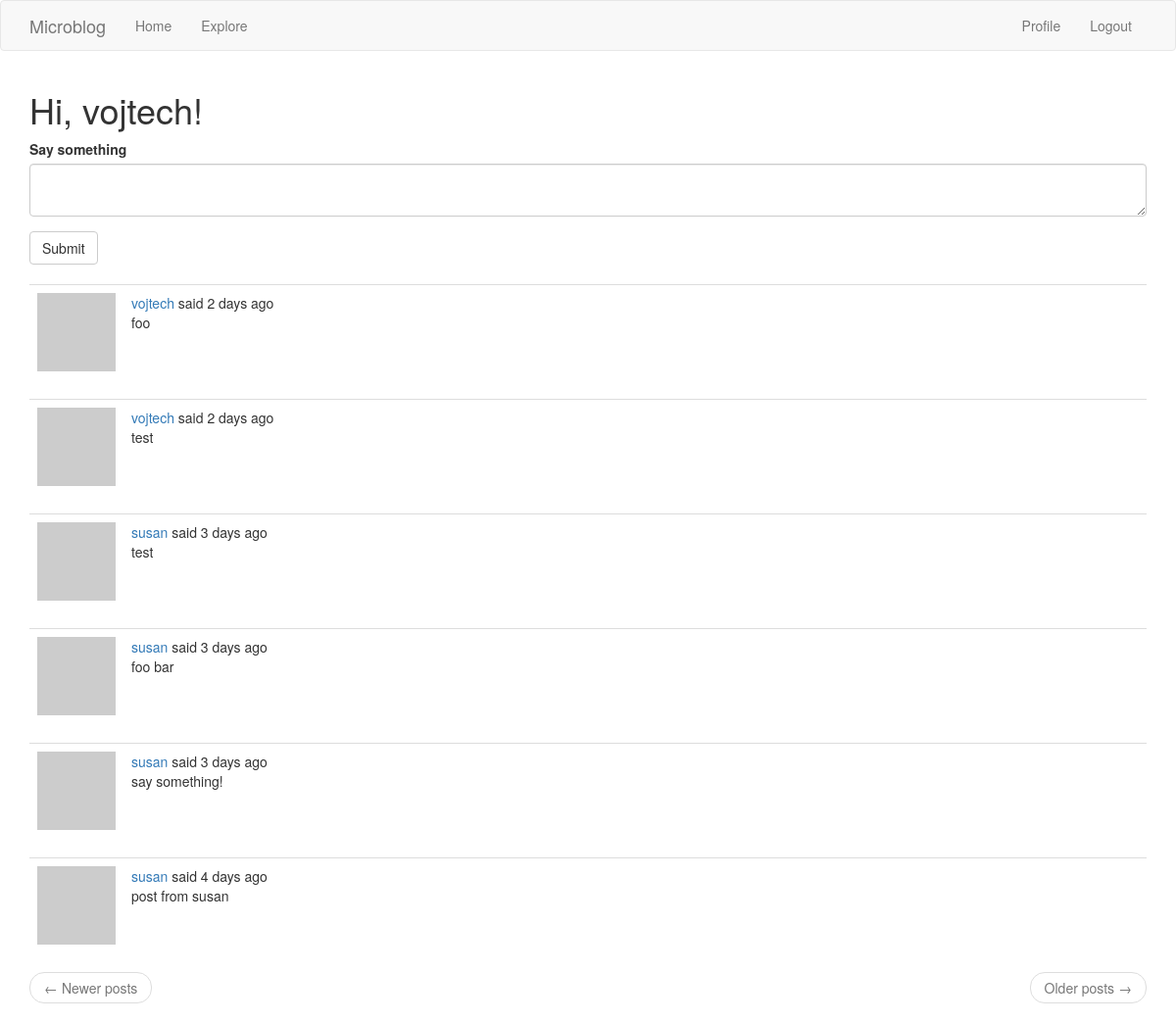
Before: /index (signed in) with the older database file.
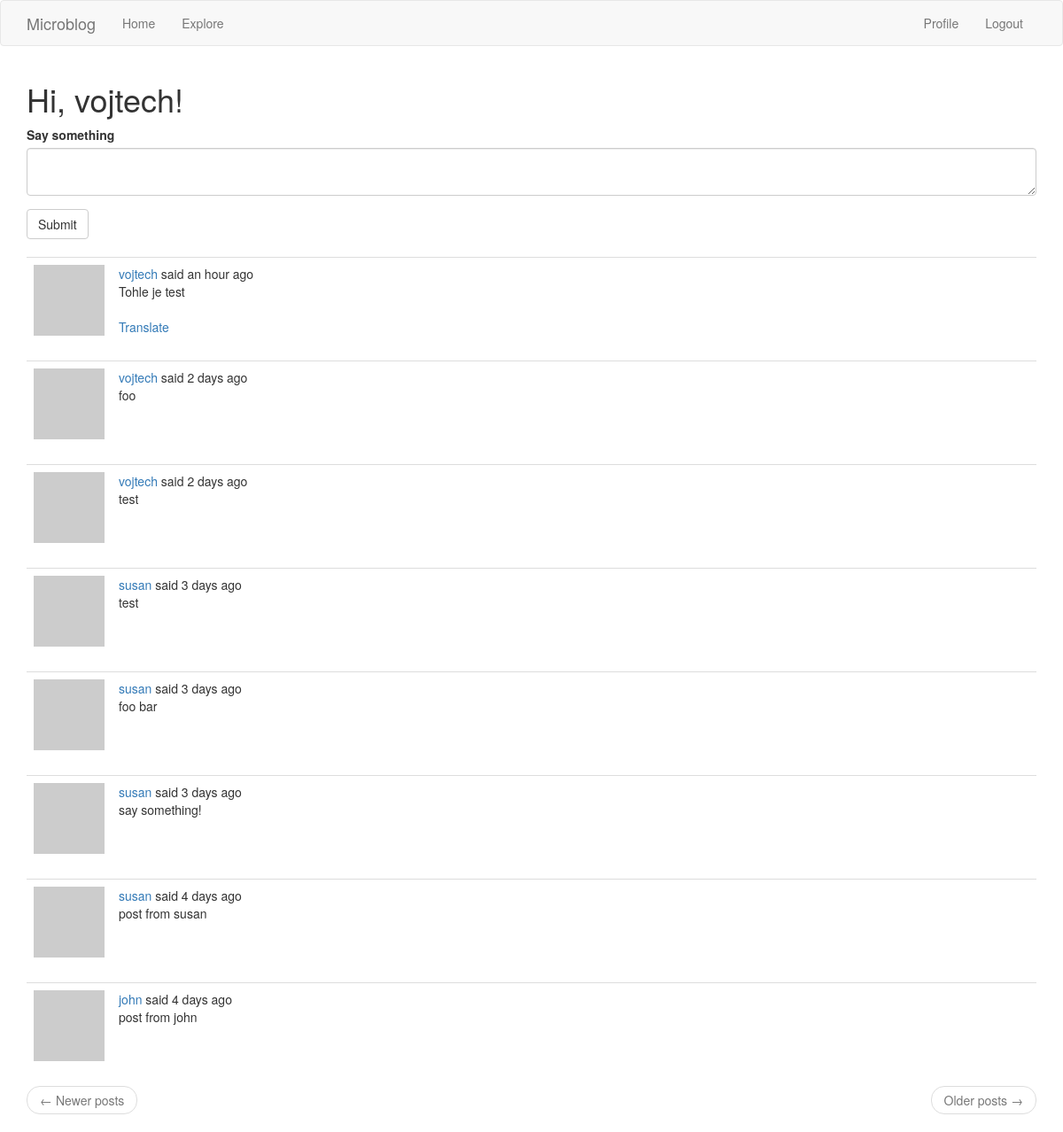
After: the same page with the newer database file.
### app/models.py (models this page shows, shortened)
class Post(db.Model):
    id = db.Column(db.Integer, primary_key=True)
    body = db.Column(db.String(140))
    timestamp = db.Column(db.DateTime, index=True, default=datetime.utcnow)
    user_id = db.Column(db.Integer, db.ForeignKey("user.id"))
    language = db.Column(db.String(5))

### app/main/routes.py (the view, shortened to what this page needs)
@bp.route("/", methods=["GET", "POST"])
@bp.route("/index", methods=["GET", "POST"])
@login_required
def index():
    form = PostForm()
    page = request.args.get("page", 1, type=int)
    posts = current_user.followed_posts().paginate(
        page=page, per_page=current_app.config["POSTS_PER_PAGE"], error_out=False
    )
    next_url = url_for("main.index", page=posts.next_num) if posts.has_next else None
    prev_url = url_for("main.index", page=posts.prev_num) if posts.has_prev else None
    return render_template(
        "index.html",
        title=_("Home"),
        form=form,
        posts=posts.items,
        next_url=next_url,
        prev_url=prev_url,
    )

### app/main/forms.py
class PostForm(FlaskForm):
    post = TextAreaField(_l("Say something"), validators=[DataRequired()])
    submit = SubmitField(_l("Submit"))

### app/__init__.py (called while the page is built)
def get_locale():
    return request.accept_languages.best_match(current_app.config["LANGUAGES"])

### app/main/routes.py (called while the page is built)
@bp.before_app_request
def before_request():
    if current_user.is_authenticated:
        current_user.last_seen = datetime.utcnow()
        db.session.commit()
    g.locale = str(get_locale())

### app/models.py (called while the page is built)
@login.user_loader
def load_user(id):
    return User.query.get(int(id))

    def avatar(self, size):
        digest = md5(self.email.lower().encode("utf-8")).hexdigest()
        return "https://www.gravatar.com/avatar/{}?d=identicon&s={}".format(
            digest, size
        )

    def followed_posts(self):
        followed = Post.query.join(
            followers, (followers.c.followed_id == Post.user_id)
        ).filter(followers.c.follower_id == self.id)
        own = Post.query.filter_by(user_id=self.id)
        return followed.union(own).order_by(Post.timestamp.desc())

### app/templates/index.html
{% extends "base.html" %}
{% import 'bootstrap/wtf.html' as wtf %}
{% block app_content %}
    <h1>{{ _('Hi, %(username)s!', username=current_user.username) }}</h1>
    {% if form %}
    {{ wtf.quick_form(form) }}
    <br>
    {% endif %}
    {% for post in posts %}
        {% include '_post.html' %}
    {% endfor %}
    <nav aria-label="...">
        <ul class="pager">
            <li class="previous{% if not prev_url %} disabled{% endif %}">
                <a href="{{ prev_url or '#' }}">
                    <span aria-hidden="true">&larr;</span> {{ _('Newer posts') }}
                </a>
            </li>
            <li class="next{% if not next_url %} disabled{% endif %}">
                <a href="{{ next_url or '#' }}">
                    {{ _('Older posts') }} <span aria-hidden="true">&rarr;</span>
                </a>
            </li>
        </ul>
    </nav>
{% endblock %}

### app/templates/_post.html (shortened to what this page needs)
    <table class="table table-hover">
        <tr>
            <td width="70px">
                <a href="{{ url_for('main.user', username=post.author.username) }}">
                    <img src="{{ post.author.avatar(70) }}" />
                </a>
            </td>
            <td>
                {{ _('%(username)s said %(when)s',
                    username=user_link, when=moment(post.timestamp).fromNow()) }}
                <br>
                <span id="post{{ post.id }}">{{ post.body }}</span>
                {% if post.language and post.language != g.locale %}
                <br><br>
                <span id="translation{{ post.id }}">
                    <a href="javascript:translate(
                                '#post{{ post.id }}',
                                '#translation{{ post.id }}',
                                '{{ post.language }}',
                                '{{ g.locale }}');">{{ _('Translate') }}</a>
                </span>
                {% endif %}
            </td>
        </tr>
    </table>

Changed rows visible on the page:
added Post: body "Tohle je test"
now on this page (row unchanged): Post: body "post from john"
